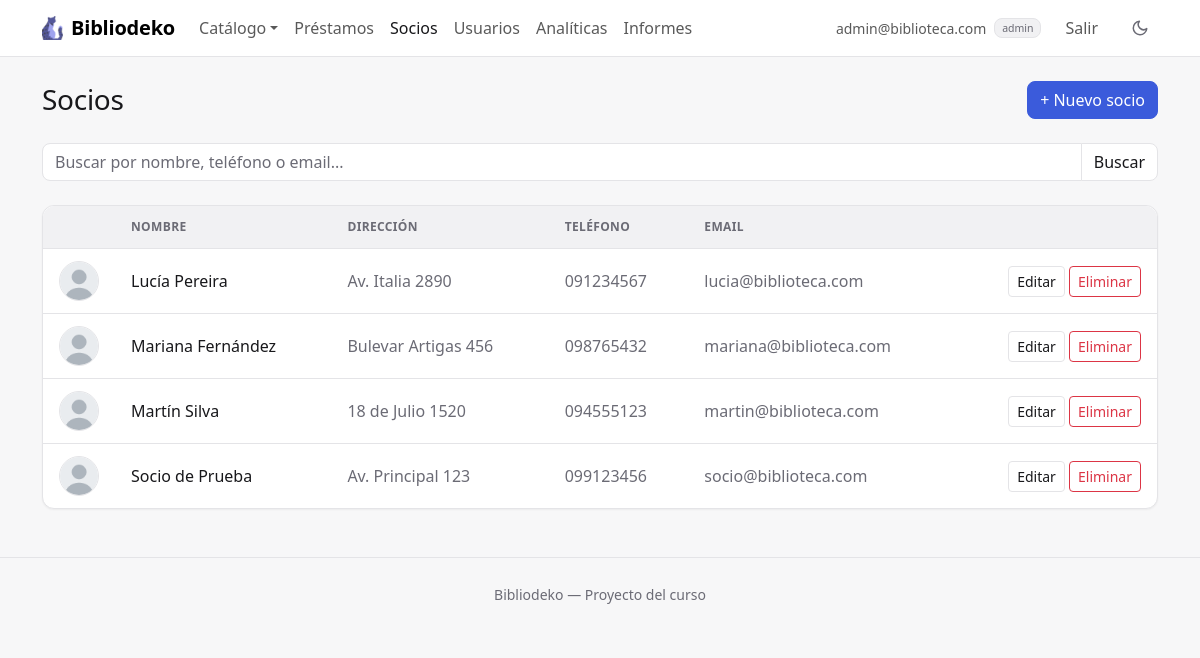
The app's page /index.php?accion=listarSocios (signed in) with its own data.
### tables this page shows
CREATE TABLE IF NOT EXISTS socios (
    id          INT AUTO_INCREMENT PRIMARY KEY,
    usuario_id  INT NOT NULL UNIQUE,
    nombre      VARCHAR(100) NOT NULL,
    direccion   VARCHAR(255) NOT NULL,
    telefono    VARCHAR(20)  NOT NULL,
    foto        VARCHAR(100) NOT NULL DEFAULT 'avatar.png',
    FOREIGN KEY (usuario_id) REFERENCES usuarios(id) ON DELETE CASCADE
);

CREATE TABLE IF NOT EXISTS usuarios (
    id      INT AUTO_INCREMENT PRIMARY KEY,
    rol     ENUM('admin', 'socio') NOT NULL DEFAULT 'socio',
    email   VARCHAR(100) NOT NULL UNIQUE,
    pass    VARCHAR(255) NOT NULL
);

### controllers/SocioController.php (called while the page is built, shortened)
<?php
require_once __DIR__ . '/../models/Socio.php';
require_once __DIR__ . '/../models/Usuario.php';
function listarSocios() {
    global $pdo;
    $filtros = [
        'q'          => trim($_GET['q'] ?? ''),
        'pagina'     => $_GET['p'] ?? 1,
        'por_pagina' => 10,
    ];
    $resultado = Socio::listar($pdo, $filtros);
    $socios = $resultado['filas'];
    require __DIR__ . '/../views/socios/listar.php';
}

### models/Socio.php (called while the page is built, shortened)
<?php
require_once __DIR__ . '/Usuario.php';
class Socio {
    private $id;
    private $usuario;
    private $nombre;
    private $direccion;
    private $telefono;
    private $foto;
    public function __construct($id, $usuario, $nombre, $direccion, $telefono, $foto) {
        $this->id = $id;
        $this->usuario = $usuario;
        $this->nombre = $nombre;
        $this->direccion = $direccion;
        $this->telefono = $telefono;
        $this->foto = $foto;
    }
    public function getId() { return $this->id; }
    public function getUsuario() { return $this->usuario; }
    public function getNombre() { return $this->nombre; }
    public function getDireccion() { return $this->direccion; }
    public function getTelefono() { return $this->telefono; }
    public function getFoto() { return $this->foto; }
    public static function listar($pdo, $filtros = []) {
        $filtros = array_merge(['q' => '', 'pagina' => 1, 'por_pagina' => 0], $filtros);
        $parametros = [];
        $desdeDonde = ' FROM socios s INNER JOIN usuarios u ON s.usuario_id = u.id';
        $stmt = $pdo->prepare('SELECT COUNT(*)' . $desdeDonde);
        $stmt->execute($parametros);
        $total = (int) $stmt->fetchColumn();
        $sql = 'SELECT s.*, u.rol, u.email, u.pass' . $desdeDonde . ' ORDER BY s.nombre';
        $pagina = 1;
        $paginas = 1;
        if ($filtros['por_pagina'] > 0) {
            $paginacion = calcularPaginacion($total, $filtros['pagina'], $filtros['por_pagina']);
            $pagina = $paginacion['pagina'];
            $paginas = $paginacion['paginas'];
            $sql .= ' LIMIT ' . (int) $filtros['por_pagina'] . ' OFFSET ' . $paginacion['desde'];
        }
        $stmt = $pdo->prepare($sql);
        $stmt->execute($parametros);
        $filas = $stmt->fetchAll();
        $socios = [];
        foreach ($filas as $f) {
            $usuario = new Usuario($f['usuario_id'], $f['rol'], $f['email'], $f['pass']);
            $socios[] = new Socio($f['id'], $usuario, $f['nombre'], $f['direccion'], $f['telefono'], $f['foto']);
        }
        return ['filas' => $socios, 'total' => $total, 'pagina' => $pagina, 'paginas' => $paginas];
    }
}

### helpers.php (called while the page is built, shortened)
<?php
function calcularPaginacion($total, $pagina, $porPagina) {
    $paginas = max(1, (int) ceil($total / $porPagina));
    $pagina = min(max(1, (int) $pagina), $paginas);
    return ['pagina' => $pagina, 'paginas' => $paginas, 'desde' => ($pagina - 1) * $porPagina];
}

### models/Usuario.php (called while the page is built, shortened)
<?php
class Usuario {
    private $email;
    public function __construct($id, $rol, $email, $pass) {
        $this->email = $email;
    }
    public function getEmail() { return $this->email; }
}

### views/socios/listar.php (the view, shortened to what this page needs)
<?php require __DIR__ . '/../header.php'; ?>
<div class="encabezado">
  <h1 class="h3">Socios</h1>
  <a href="index.php?accion=formCrearSocio" class="btn btn-primary">+ Nuevo socio</a>
</div>
<form method="GET" action="index.php" class="d-flex align-items-center gap-2 mb-4">
  <div class="input-group">
    <input type="search" name="q" class="form-control" aria-label="Buscar"
      placeholder="Buscar por nombre, teléfono o email..."
      value="<?= htmlspecialchars($filtros['q']) ?>">
    <button class="btn btn-outline-secondary" type="submit">Buscar</button>
  </div>
</form>
<?php if (empty($socios)): ?>
  <div class="card estado-vacio">
    <?php if ($filtros['q'] !== ''): ?>
      <p class="titulo">Ningún socio coincide con la búsqueda.</p>
      <p class="small mb-0">Probá con otro nombre, teléfono o email.</p>
    <?php else: ?>
      <p class="titulo">No hay socios registrados todavía.</p>
      <p class="small mb-0">Agregá el primero con «Nuevo socio».</p>
    <?php endif; ?>
  </div>
<?php else: ?>
  <div class="card">
    <div class="table-responsive">
      <table class="table table-hover align-middle">
        <thead>
          <tr>
            <th><span class="visually-hidden">Foto</span></th>
            <th>Nombre</th>
            <th>Dirección</th>
            <th>Teléfono</th>
            <th>Email</th>
            <th><span class="visually-hidden">Acciones</span></th>
          </tr>
        </thead>
        <tbody>
          <?php foreach ($socios as $socio): ?>
            <tr>
              <td class="columna-avatar">
                <img src="uploads/<?= htmlspecialchars($socio->getFoto()) ?>" alt="" width="40" height="40"
                  class="avatar">
              </td>
              <td class="fw-medium"><?= htmlspecialchars($socio->getNombre()) ?></td>
              <td class="text-body-secondary"><?= htmlspecialchars($socio->getDireccion()) ?></td>
              <td class="text-body-secondary text-nowrap"><?= htmlspecialchars($socio->getTelefono()) ?></td>
              <td class="text-body-secondary"><?= htmlspecialchars($socio->getUsuario()->getEmail()) ?></td>
              <td class="text-end text-nowrap">
                <a href="index.php?accion=formEditarSocio&id=<?= $socio->getId() ?>" class="btn btn-sm btn-outline-secondary">Editar</a>
                <form method="POST" action="index.php?accion=eliminarSocio" class="d-inline"
                  data-confirmar="¿Eliminar al socio «<?= htmlspecialchars($socio->getNombre()) ?>»? No se puede deshacer."
                  data-boton="Eliminar" data-color="danger">
                  <button type="submit" class="btn btn-sm btn-outline-danger">Eliminar</button>
                </form>
              </td>
            </tr>
          <?php endforeach; ?>
        </tbody>
      </table>
    </div>
  </div>
<?php endif; ?>
<?php require __DIR__ . '/../footer.php'; ?>

### assets/css/estilo.css (style rules this page uses)
:root, [data-bs-theme="light"] { --acento-rgb: 59, 91, 219; --acento-hover-rgb: 47, 74, 192; --color-sobre-acento: #ffffff; --color-fondo: #f7f7f8; --color-superficie: #ffffff; --color-superficie-2: #f1f1f3; --color-texto: #18181b; --color-texto-suave: #6b6b75; --color-borde: #e4e4e7; --sombra: 0 1px 2px rgba(24, 24, 27, .05); --sombra-elevada: 0 8px 24px rgba(24, 24, 27, .08); --grafico-devuelto: #8fa3ec; --grafico-vencido: #dc2626; --grafico-tarde: #e0a100; }
:root { --fuente-base: system-ui, -apple-system, "Segoe UI", Roboto, "Helvetica Neue", Arial, sans-serif; --radio: .5rem; --radio-grande: .75rem; --alto-campo: 38px; --proporcion-portada: 3 / 4; }
:root, [data-bs-theme="light"], [data-bs-theme="dark"] { --color-acento: rgb(var(--acento-rgb)); --color-acento-hover: rgb(var(--acento-hover-rgb)); --color-acento-suave: rgba(var(--acento-rgb), .12); --bs-body-font-family: var(--fuente-base); --bs-body-bg: var(--color-superficie); --bs-body-color: var(--color-texto); --bs-emphasis-color: var(--color-texto); --bs-secondary-color: var(--color-texto-suave); --bs-secondary-bg: var(--color-superficie-2); --bs-tertiary-bg: var(--color-superficie-2); --bs-border-color: var(--color-borde); --bs-border-radius: var(--radio); --bs-border-radius-lg: var(--radio-grande); --bs-primary-rgb: var(--acento-rgb); --bs-link-color-rgb: var(--acento-rgb); --bs-link-hover-color-rgb: var(--acento-hover-rgb); --bs-focus-ring-color: rgba(var(--acento-rgb), .25); }
body { background-color: var(--color-fondo); -webkit-font-smoothing: antialiased; }
h1, h2, h3, h4, h5, h6 { font-weight: 600; letter-spacing: -.01em; }
a { text-decoration: none; }
.encabezado { display: flex; flex-wrap: wrap; justify-content: space-between; align-items: center; gap: .75rem; margin-bottom: 1.5rem; }
.encabezado h1 { margin-bottom: 0; }
.btn { font-weight: 500; }
.btn-primary { --bs-btn-color: var(--color-sobre-acento); --bs-btn-bg: var(--color-acento); --bs-btn-border-color: var(--color-acento); --bs-btn-hover-color: var(--color-sobre-acento); --bs-btn-hover-bg: var(--color-acento-hover); --bs-btn-hover-border-color: var(--color-acento-hover); --bs-btn-active-color: var(--color-sobre-acento); --bs-btn-active-bg: var(--color-acento-hover); --bs-btn-active-border-color: var(--color-acento-hover); --bs-btn-disabled-bg: var(--color-acento); --bs-btn-disabled-border-color: var(--color-acento); --bs-btn-focus-shadow-rgb: var(--acento-rgb); }
.btn-outline-secondary { --bs-btn-color: var(--color-texto); --bs-btn-border-color: var(--color-borde); --bs-btn-hover-color: var(--color-texto); --bs-btn-hover-bg: var(--color-superficie-2); --bs-btn-hover-border-color: var(--color-borde); --bs-btn-active-color: var(--color-texto); --bs-btn-active-bg: var(--color-superficie-2); --bs-btn-active-border-color: var(--color-borde); background-color: var(--color-superficie); }
.card { --bs-card-bg: var(--color-superficie); --bs-card-border-color: var(--color-borde); --bs-card-border-radius: var(--radio-grande); --bs-card-inner-border-radius: calc(var(--radio-grande) - 1px); --bs-card-cap-bg: transparent; box-shadow: var(--sombra); }
.table { --bs-table-bg: transparent; --bs-table-hover-bg: var(--color-superficie-2); --bs-table-border-color: var(--color-borde); margin-bottom: 0; }
.table > thead th { background-color: var(--color-superficie-2); color: var(--color-texto-suave); font-size: .75rem; font-weight: 600; letter-spacing: .03em; text-transform: uppercase; white-space: nowrap; }
.table > :not(caption) > * > * { padding: .75rem 1rem; }
.table > tbody > tr:last-child > * { border-bottom: 0; }
.card > .table-responsive { border-radius: inherit; position: relative; }
.avatar { border-radius: 50%; border: 1px solid var(--color-borde); object-fit: cover; }
.columna-avatar { width: 56px; }

### records on screen
socios: foto (placeholder picture), nombre "Lucía Pereira", direccion "Av. Italia 2890", telefono "091234567", usuario.email "lucia@biblioteca.com"
socios: foto (placeholder picture), nombre "Mariana Fernández", direccion "Bulevar Artigas 456", telefono "098765432", usuario.email "mariana@biblioteca.com"
socios: foto (placeholder picture), nombre "Martín Silva", direccion "18 de Julio 1520", telefono "094555123", usuario.email "martin@biblioteca.com"
socios: foto (placeholder picture), nombre "Socio de Prueba", direccion "Av. Principal 123", telefono "099123456", usuario.email "socio@biblioteca.com"

### other values on screen
$_SESSION['usuario']['email'] "admin@biblioteca.com"
$_SESSION['usuario']['rol'] "admin"
